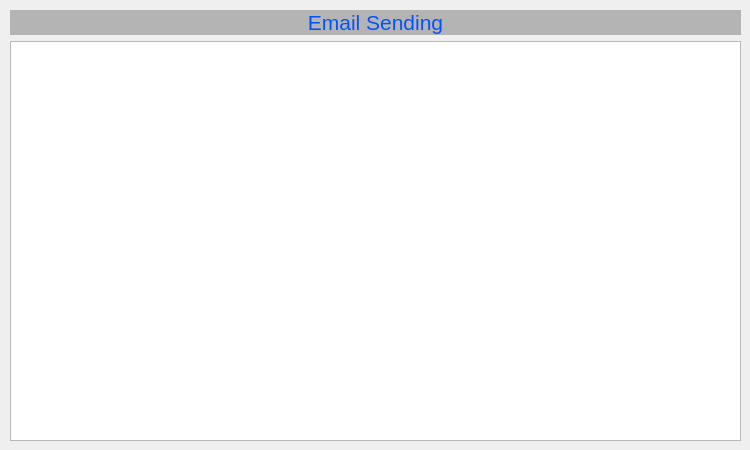
    <widget class="QWidget" name="Emails">
     <attribute name="title">
      <string>Tab 2</string>
     </attribute>
     <widget class="QWidget" name="layoutWidget">
      <property name="geometry">
       <rect>
        <x>10</x>
        <y>10</y>
        <width>731</width>
        <height>431</height>
       </rect>
      </property>
      <layout class="QVBoxLayout" name="verticalLayout_Emails">
       <item>
        <widget class="QLabel" name="label_3">
         <property name="palette">
          <palette>
           <active>
            <colorrole role="WindowText">
             <brush brushstyle="SolidPattern">
              <color alpha="255">
               <red>0</red>
               <green>0</green>
               <blue>0</blue>
              </color>
             </brush>
            </colorrole>
            <colorrole role="Button">
             <brush brushstyle="SolidPattern">
              <color alpha="255">
               <red>180</red>
               <green>180</green>
               <blue>180</blue>
              </color>
             </brush>
            </colorrole>
            <colorrole role="Light">
             <brush brushstyle="SolidPattern">
              <color alpha="255">
               <red>255</red>
               <green>255</green>
               <blue>255</blue>
              </color>
             </brush>
            </colorrole>
            <colorrole role="Midlight">
             <brush brushstyle="SolidPattern">
              <color alpha="255">
               <red>217</red>
               <green>217</green>
               <blue>217</blue>
              </color>
             </brush>
            </colorrole>
            <colorrole role="Dark">
             <brush brushstyle="SolidPattern">
              <color alpha="255">
               <red>90</red>
               <green>90</green>
               <blue>90</blue>
              </color>
             </brush>
            </colorrole>
            <colorrole role="Mid">
             <brush brushstyle="SolidPattern">
              <color alpha="255">
               <red>120</red>
               <green>120</green>
               <blue>120</blue>
              </color>
             </brush>
            </colorrole>
            <colorrole role="Text">
             <brush brushstyle="SolidPattern">
              <color alpha="255">
               <red>0</red>
               <green>0</green>
               <blue>0</blue>
              </color>
             </brush>
            </colorrole>
            <colorrole role="BrightText">
             <brush brushstyle="SolidPattern">
              <color alpha="255">
               <red>255</red>
               <green>255</green>
               <blue>255</blue>
              </color>
             </brush>
            </colorrole>
            <colorrole role="ButtonText">
             <brush brushstyle="SolidPattern">
              <color alpha="255">
               <red>0</red>
               <green>0</green>
               <blue>0</blue>
              </color>
             </brush>
            </colorrole>
            <colorrole role="Base">
             <brush brushstyle="SolidPattern">
              <color alpha="255">
               <red>255</red>
               <green>255</green>
               <blue>255</blue>
              </color>
             </brush>
            </colorrole>
            <colorrole role="Window">
             <brush brushstyle="SolidPattern">
              <color alpha="255">
               <red>180</red>
               <green>180</green>
               <blue>180</blue>
              </color>
             </brush>
            </colorrole>
            <colorrole role="Shadow">
             <brush brushstyle="SolidPattern">
              <color alpha="255">
               <red>0</red>
               <green>0</green>
               <blue>0</blue>
              </color>
             </brush>
            </colorrole>
            <colorrole role="AlternateBase">
             <brush brushstyle="SolidPattern">
              <color alpha="255">
               <red>217</red>
               <green>217</green>
               <blue>217</blue>
              </color>
             </brush>
            </colorrole>
            <colorrole role="ToolTipBase">
             <brush brushstyle="SolidPattern">
              <color alpha="255">
               <red>255</red>
               <green>255</green>
               <blue>220</blue>
              </color>
             </brush>
            </colorrole>
            <colorrole role="ToolTipText">
             <brush brushstyle="SolidPattern">
              <color alpha="255">
               <red>0</red>
               <green>0</green>
               <blue>0</blue>
              </color>
             </brush>
            </colorrole>
            <colorrole role="PlaceholderText">
             <brush brushstyle="SolidPattern">
              <color alpha="127">
               <red>0</red>
               <green>0</green>
               <blue>0</blue>
              </color>
             </brush>
            </colorrole>
            <colorrole role="Accent">
             <brush brushstyle="SolidPattern">
              <color alpha="255">
               <red>255</red>
               <green>255</green>
               <blue>255</blue>
              </color>
             </brush>
            </colorrole>
           </active>
           <inactive>
            <colorrole role="WindowText">
             <brush brushstyle="SolidPattern">
              <color alpha="255">
               <red>0</red>
               <green>0</green>
               <blue>0</blue>
              </color>
             </brush>
            </colorrole>
            <colorrole role="Button">
             <brush brushstyle="SolidPattern">
              <color alpha="255">
               <red>180</red>
               <green>180</green>
               <blue>180</blue>
              </color>
             </brush>
            </colorrole>
            <colorrole role="Light">
             <brush brushstyle="SolidPattern">
              <color alpha="255">
               <red>255</red>
               <green>255</green>
               <blue>255</blue>
              </color>
             </brush>
            </colorrole>
            <colorrole role="Midlight">
             <brush brushstyle="SolidPattern">
              <color alpha="255">
               <red>217</red>
               <green>217</green>
               <blue>217</blue>
              </color>
             </brush>
            </colorrole>
            <colorrole role="Dark">
             <brush brushstyle="SolidPattern">
              <color alpha="255">
               <red>90</red>
               <green>90</green>
               <blue>90</blue>
              </color>
             </brush>
            </colorrole>
            <colorrole role="Mid">
             <brush brushstyle="SolidPattern">
              <color alpha="255">
               <red>120</red>
               <green>120</green>
               <blue>120</blue>
              </color>
             </brush>
            </colorrole>
            <colorrole role="Text">
             <brush brushstyle="SolidPattern">
              <color alpha="255">
               <red>0</red>
               <green>0</green>
               <blue>0</blue>
              </color>
             </brush>
            </colorrole>
            <colorrole role="BrightText">
             <brush brushstyle="SolidPattern">
              <color alpha="255">
               <red>255</red>
               <green>255</green>
               <blue>255</blue>
              </color>
             </brush>
            </colorrole>
            <colorrole role="ButtonText">
             <brush brushstyle="SolidPattern">
              <color alpha="255">
               <red>0</red>
               <green>0</green>
               <blue>0</blue>
              </color>
             </brush>
            </colorrole>
            <colorrole role="Base">
             <brush brushstyle="SolidPattern">
              <color alpha="255">
               <red>255</red>
               <green>255</green>
               <blue>255</blue>
              </color>
             </brush>
            </colorrole>
            <colorrole role="Window">
             <brush brushstyle="SolidPattern">
              <color alpha="255">
               <red>180</red>
               <green>180</green>
               <blue>180</blue>
              </color>
             </brush>
            </colorrole>
            <colorrole role="Shadow">
             <brush brushstyle="SolidPattern">
              <color alpha="255">
               <red>0</red>
               <green>0</green>
               <blue>0</blue>
              </color>
             </brush>
            </colorrole>
            <colorrole role="AlternateBase">
             <brush brushstyle="SolidPattern">
              <color alpha="255">
               <red>217</red>
               <green>217</green>
               <blue>217</blue>
              </color>
             </brush>
            </colorrole>
            <colorrole role="ToolTipBase">
             <brush brushstyle="SolidPattern">
              <color alpha="255">
               <red>255</red>
               <green>255</green>
               <blue>220</blue>
              </color>
             </brush>
            </colorrole>
            <colorrole role="ToolTipText">
             <brush brushstyle="SolidPattern">
              <color alpha="255">
               <red>0</red>
               <green>0</green>
               <blue>0</blue>
              </color>
             </brush>
            </colorrole>
            <colorrole role="PlaceholderText">
             <brush brushstyle="SolidPattern">
              <color alpha="127">
               <red>0</red>
               <green>0</green>
               <blue>0</blue>
              </color>
             </brush>
            </colorrole>
            <colorrole role="Accent">
             <brush brushstyle="SolidPattern">
              <color alpha="255">
               <red>255</red>
               <green>255</green>
               <blue>255</blue>
              </color>
             </brush>
            </colorrole>
           </inactive>
           <disabled>
            <colorrole role="WindowText">
             <brush brushstyle="SolidPattern">
              <color alpha="255">
               <red>90</red>
               <green>90</green>
               <blue>90</blue>
              </color>
             </brush>
            </colorrole>
            <colorrole role="Button">
             <brush brushstyle="SolidPattern">
              <color alpha="255">
               <red>180</red>
               <green>180</green>
               <blue>180</blue>
              </color>
             </brush>
            </colorrole>
            <colorrole role="Light">
             <brush brushstyle="SolidPattern">
              <color alpha="255">
               <red>255</red>
               <green>255</green>
               <blue>255</blue>
              </color>
             </brush>
            </colorrole>
            <colorrole role="Midlight">
             <brush brushstyle="SolidPattern">
              <color alpha="255">
               <red>217</red>
               <green>217</green>
               <blue>217</blue>
              </color>
             </brush>
            </colorrole>
            <colorrole role="Dark">
             <brush brushstyle="SolidPattern">
              <color alpha="255">
               <red>90</red>
               <green>90</green>
               <blue>90</blue>
              </color>
             </brush>
            </colorrole>
            <colorrole role="Mid">
             <brush brushstyle="SolidPattern">
              <color alpha="255">
               <red>120</red>
               <green>120</green>
               <blue>120</blue>
              </color>
             </brush>
            </colorrole>
            <colorrole role="Text">
             <brush brushstyle="SolidPattern">
              <color alpha="255">
               <red>90</red>
               <green>90</green>
               <blue>90</blue>
              </color>
             </brush>
            </colorrole>
            <colorrole role="BrightText">
             <brush brushstyle="SolidPattern">
              <color alpha="255">
               <red>255</red>
               <green>255</green>
               <blue>255</blue>
              </color>
             </brush>
            </colorrole>
            <colorrole role="ButtonText">
             <brush brushstyle="SolidPattern">
              <color alpha="255">
               <red>90</red>
               <green>90</green>
               <blue>90</blue>
              </color>
             </brush>
            </colorrole>
            <colorrole role="Base">
             <brush brushstyle="SolidPattern">
              <color alpha="255">
               <red>180</red>
               <green>180</green>
               <blue>180</blue>
              </color>
             </brush>
            </colorrole>
            <colorrole role="Window">
             <brush brushstyle="SolidPattern">
              <color alpha="255">
               <red>180</red>
               <green>180</green>
               <blue>180</blue>
              </color>
             </brush>
            </colorrole>
            <colorrole role="Shadow">
             <brush brushstyle="SolidPattern">
              <color alpha="255">
               <red>0</red>
               <green>0</green>
               <blue>0</blue>
              </color>
             </brush>
            </colorrole>
            <colorrole role="AlternateBase">
             <brush brushstyle="SolidPattern">
              <color alpha="255">
               <red>180</red>
               <green>180</green>
               <blue>180</blue>
              </color>
             </brush>
            </colorrole>
            <colorrole role="ToolTipBase">
             <brush brushstyle="SolidPattern">
              <color alpha="255">
               <red>255</red>
               <green>255</green>
               <blue>220</blue>
              </color>
             </brush>
            </colorrole>
            <colorrole role="ToolTipText">
             <brush brushstyle="SolidPattern">
              <color alpha="255">
               <red>0</red>
               <green>0</green>
               <blue>0</blue>
              </color>
             </brush>
            </colorrole>
            <colorrole role="PlaceholderText">
             <brush brushstyle="SolidPattern">
              <color alpha="127">
               <red>90</red>
               <green>90</green>
               <blue>90</blue>
              </color>
             </brush>
            </colorrole>
            <colorrole role="Accent">
             <brush brushstyle="SolidPattern">
              <color alpha="255">
               <red>234</red>
               <green>234</green>
               <blue>234</blue>
              </color>
             </brush>
            </colorrole>
           </disabled>
          </palette>
         </property>
         <property name="autoFillBackground">
          <bool>true</bool>
         </property>
         <property name="text">
          <string>&lt;!DOCTYPE HTML PUBLIC &quot;-//W3C//DTD HTML 4.0//EN&quot; &quot;http://www.w3.org/TR/REC-html40/strict.dtd&quot;&gt;
&lt;html&gt;&lt;head&gt;&lt;meta name=&quot;qrichtext&quot; content=&quot;1&quot; /&gt;&lt;meta charset=&quot;utf-8&quot; /&gt;&lt;style type=&quot;text/css&quot;&gt;
p, li { white-space: pre-wrap; }
hr { height: 1px; border-width: 0; }
li.unchecked::marker { content: &quot;\2610&quot;; }
li.checked::marker { content: &quot;\2612&quot;; }
&lt;/style&gt;&lt;/head&gt;&lt;body style=&quot; font-family:'Segoe UI'; font-size:9pt; font-weight:400; font-style:normal;&quot;&gt;
&lt;p align=&quot;center&quot; style=&quot; margin-top:0px; margin-bottom:0px; margin-left:0px; margin-right:0px; -qt-block-indent:0; text-indent:0px;&quot;&gt;&lt;span style=&quot; font-size:16pt; color:#0252ff;&quot;&gt;Email Sending&lt;/span&gt;&lt;/p&gt;&lt;/body&gt;&lt;/html&gt;</string>
         </property>
        </widget>
       </item>
       <item>
        <widget class="QListView" name="listView_Emails"/>
       </item>
      </layout>
     </widget>
    </widget>
